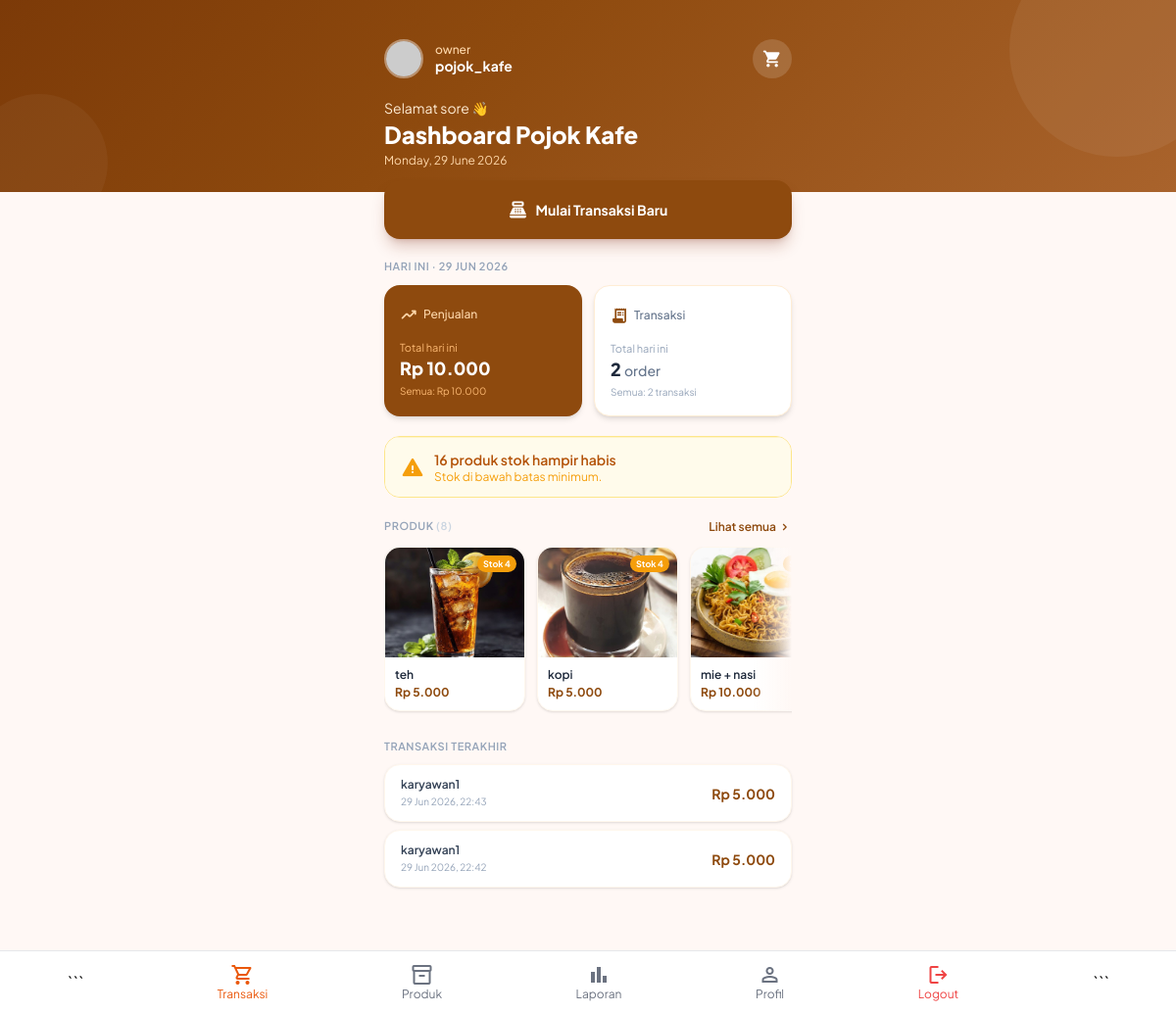
The page /karyawan/dashboard.php (signed in) on the database its author committed.
### tables this page shows
CREATE TABLE `users` (
  `id` int(11) NOT NULL,
  `role_id` int(11) NOT NULL,
  `username` varchar(100) NOT NULL,
  `password` varchar(255) NOT NULL,
  `nama_lengkap` varchar(100) NOT NULL,
  `email` varchar(100) DEFAULT NULL,
  `foto` varchar(255) DEFAULT NULL,
  `status` enum('aktif','nonaktif') DEFAULT 'aktif',
  `created_at` timestamp NOT NULL DEFAULT current_timestamp()
);

CREATE TABLE `roles` (
  `id` int(11) NOT NULL,
  `name` varchar(50) NOT NULL
);

CREATE TABLE `products` (
  `id` int(11) NOT NULL,
  `category_id` int(11) DEFAULT NULL,
  `nama_produk` varchar(100) NOT NULL,
  `harga` decimal(12,2) NOT NULL,
  `stok` int(11) DEFAULT 0,
  `foto` varchar(255) DEFAULT NULL,
  `stok_minimum` int(11) DEFAULT 5,
  `created_at` timestamp NOT NULL DEFAULT current_timestamp()
);

CREATE TABLE `transactions` (
  `id` int(11) NOT NULL,
  `kode_transaksi` varchar(30) DEFAULT NULL,
  `user_id` int(11) NOT NULL,
  `total` decimal(12,2) NOT NULL,
  `uang_diterima` decimal(12,2) DEFAULT 0.00,
  `kembalian` decimal(12,2) DEFAULT 0.00,
  `metode_pembayaran` enum('cash','qris') NOT NULL DEFAULT 'cash',
  `tanggal` datetime DEFAULT current_timestamp()
);

### karyawan/dashboard.php (the view, shortened to what this page needs)
<?php
include "../koneksi.php";
$user_id = $_SESSION['id'] ?? null;
$stmtU = mysqli_prepare($conn, "SELECT u.*, r.name AS role_name FROM users u JOIN roles r ON r.id = u.role_id WHERE u.id = ?");
mysqli_stmt_bind_param($stmtU, "i", $user_id);
mysqli_stmt_execute($stmtU);
$user = mysqli_fetch_assoc(mysqli_stmt_get_result($stmtU));
$fotoUser = (!empty($user['foto']) && file_exists("../uploads/" . $user['foto']))
    ? "../uploads/" . $user['foto']
    : "https://ui-avatars.com/api/?name=" . urlencode($user['nama_lengkap']) . "&background=8e4a0e&color=fff&size=80";
$today = date('Y-m-d');
$q1 = mysqli_query($conn, "SELECT COALESCE(SUM(total),0) AS total FROM transactions WHERE DATE(tanggal) = '$today'");
$penjualanHariIni = (int) mysqli_fetch_assoc($q1)['total'];
$q1b = mysqli_query($conn, "SELECT COALESCE(SUM(total),0) AS total FROM transactions");
$penjualanTotal = (int) mysqli_fetch_assoc($q1b)['total'];
$q2 = mysqli_query($conn, "SELECT COUNT(*) AS total FROM transactions WHERE DATE(tanggal) = '$today'");
$transaksiHariIni = (int) mysqli_fetch_assoc($q2)['total'];
$q2b = mysqli_query($conn, "SELECT COUNT(*) AS total FROM transactions");
$transaksiTotal = (int) mysqli_fetch_assoc($q2b)['total'];
$q3 = mysqli_query($conn, "SELECT COUNT(*) AS total FROM products WHERE stok <= stok_minimum AND stok > 0");
$stokRendah = (int) mysqli_fetch_assoc($q3)['total'];
$q4 = mysqli_query($conn, "SELECT COUNT(*) AS total FROM products WHERE stok = 0");
$stokHabis = (int) mysqli_fetch_assoc($q4)['total'];
$qProduk = mysqli_query($conn, "SELECT * FROM products ORDER BY id DESC LIMIT 8");
$jumlahProduk = mysqli_num_rows($qProduk);
$qTrx = mysqli_query($conn, "
    SELECT t.*, u.nama_lengkap
    FROM transactions t
    JOIN users u ON u.id = t.user_id
    ORDER BY t.tanggal DESC
    LIMIT 5
");
$jam = (int) date('H');
$sapaan = match(true) {
    $jam < 11 => "Selamat pagi",
    $jam < 15 => "Selamat siang",
    $jam < 19 => "Selamat sore",
    default   => "Selamat malam",
};
$namaTampil = $user['nama_lengkap'] ?? 'Kasir';
?>
<!DOCTYPE html>
<html lang="id">
<head>
<script src="https://cdn.tailwindcss.com"></script>
</head>
<body class="pb-28">
<header class="header-bg text-white">
  <div class="relative z-10 max-w-md mx-auto px-4 pt-10 pb-6">
    <div class="flex items-center justify-between mb-5">
      <div class="flex items-center gap-3">
        <img src="<?= htmlspecialchars($fotoUser) ?>"
             class="w-10 h-10 rounded-full object-cover border-2 border-white/40"
             onerror="this.src='https://ui-avatars.com/api/?name=U&background=8e4a0e&color=fff'">
        <div>
          <p class="text-orange-200 text-xs font-medium"><?= htmlspecialchars($user['role_name'] ?? 'Karyawan') ?></p>
          <p class="font-bold text-sm leading-tight"><?= htmlspecialchars($namaTampil) ?></p>
        </div>
      </div>
      <a href="transaksi.php" class="relative w-10 h-10 flex items-center justify-center rounded-full bg-white/15 hover:bg-white/25 transition" aria-label="Keranjang">
        <span class="material-symbols-rounded text-xl">shopping_cart</span>
      </a>
    </div>
    <p class="text-orange-100 text-sm"><?= $sapaan ?> 👋</p>
    <h1 class="text-2xl font-extrabold leading-tight mt-0.5">Dashboard Pojok Kafe</h1>
    <p class="text-orange-200 text-xs mt-1"><?= date('l, d F Y') ?></p>
  </div>
</header>
<main class="max-w-md mx-auto px-4 space-y-5 -mt-3 relative z-10">
  <a href="produk.php"
     class="flex items-center justify-center gap-2 bg-[#8e4a0e] hover:bg-[#7a3e0b] active:scale-[.98] text-white rounded-2xl py-4 font-bold text-sm shadow-lg shadow-orange-900/25 transition-all">
    <span class="material-symbols-rounded text-xl">point_of_sale</span>
    Mulai Transaksi Baru
  </a>
  <div>
    <p class="text-[11px] font-semibold text-slate-400 uppercase tracking-wider mb-2.5">Hari Ini · <?= date('d M Y') ?></p>
    <div class="grid grid-cols-2 gap-3">
      <div class="stat-card bg-[#8e4a0e] text-white rounded-2xl p-4 shadow-md">
        <div class="flex items-center gap-1.5 mb-3">
          <span class="material-symbols-rounded text-orange-200 text-lg">trending_up</span>
          <span class="text-xs font-medium text-orange-200">Penjualan</span>
        </div>
        <p class="text-[11px] text-orange-300 mb-0.5">Total hari ini</p>
        <p class="text-lg font-extrabold leading-tight">Rp <?= number_format($penjualanHariIni, 0, ',', '.') ?></p>
        <p class="text-[10px] text-orange-300 mt-1">Semua: Rp <?= number_format($penjualanTotal, 0, ',', '.') ?></p>
      </div>
      <div class="stat-card bg-white rounded-2xl p-4 shadow-md border border-orange-100">
        <div class="flex items-center gap-1.5 mb-3">
          <span class="material-symbols-rounded text-[#8e4a0e] text-lg">receipt_long</span>
          <span class="text-xs font-medium text-slate-500">Transaksi</span>
        </div>
        <p class="text-[11px] text-slate-400 mb-0.5">Total hari ini</p>
        <p class="text-lg font-extrabold text-slate-800 leading-tight"><?= $transaksiHariIni ?> <span class="text-sm font-medium text-slate-500">order</span></p>
        <p class="text-[10px] text-slate-400 mt-1">Semua: <?= $transaksiTotal ?> transaksi</p>
      </div>
    </div>
  </div>
  <?php if ($stokHabis > 0 || $stokRendah > 0): ?>
  <div class="rounded-2xl overflow-hidden border border-amber-200">
    <?php if ($stokRendah > 0): ?>
    <div class="bg-amber-50 px-4 py-3 flex items-center gap-2.5 border-t border-amber-100">
      <span class="material-symbols-rounded text-amber-500">warning</span>
      <div>
        <p class="text-sm font-semibold text-amber-700"><?= $stokRendah ?> produk stok hampir habis</p>
        <p class="text-xs text-amber-500">Stok di bawah batas minimum.</p>
      </div>
    </div>
    <?php endif; ?>
  </div>
  <?php endif; ?>
  <div>
    <div class="flex items-center justify-between mb-2.5">
      <p class="text-[11px] font-semibold text-slate-400 uppercase tracking-wider">Produk <span class="text-slate-300">(<?= $jumlahProduk ?>)</span></p>
      <a href="produk.php" class="text-xs font-semibold text-[#8e4a0e] flex items-center gap-0.5">
        Lihat semua <span class="material-symbols-rounded text-sm">chevron_right</span>
      </a>
    </div>
    <?php if ($jumlahProduk === 0): ?>
    <div class="bg-white border border-dashed border-orange-200 rounded-2xl py-10 text-center">
      <span class="material-symbols-rounded text-4xl text-orange-200">inventory_2</span>
      <p class="text-sm font-semibold text-slate-600 mt-2">Belum ada produk</p>
      <a href="produk.php" class="inline-block mt-3 px-4 py-2 bg-[#8e4a0e] text-white text-xs font-semibold rounded-xl">+ Tambah Produk</a>
    </div>
    <?php else: ?>
    <div class="relative">
      <div class="flex gap-3 overflow-x-auto hide-sb pb-2">
        <?php while ($p = mysqli_fetch_assoc($qProduk)):
          $img = !empty($p['foto']) ? "../uploads/" . htmlspecialchars($p['foto']) : "https://via.placeholder.com/200";
          $stok = (int) $p['stok'];
          $stokColor = $stok === 0 ? 'bg-red-500' : ($stok <= 5 ? 'bg-amber-500' : 'bg-green-500');
        ?>
        <a href="produk.php"
           class="product-card flex-shrink-0 bg-white rounded-2xl overflow-hidden shadow border border-orange-50 w-36">
          <div class="relative">
            <img src="<?= $img ?>" class="w-full h-28 object-cover bg-orange-50"
                 onerror="this.src='https://via.placeholder.com/200'">
            <span class="absolute top-2 right-2 <?= $stokColor ?> text-white text-[9px] font-bold px-1.5 py-0.5 rounded-full">
              <?= $stok === 0 ? 'Habis' : "Stok $stok" ?>
            </span>
          </div>
          <div class="p-2.5">
            <p class="text-xs font-semibold text-slate-800 truncate"><?= htmlspecialchars($p['nama_produk']) ?></p>
            <p class="text-xs font-bold text-[#8e4a0e] mt-0.5">Rp <?= number_format($p['harga'], 0, ',', '.') ?></p>
          </div>
        </a>
        <?php endwhile; ?>
      </div>
    </div>
    <?php endif; ?>
  </div>
  <div class="pb-2">
    <p class="text-[11px] font-semibold text-slate-400 uppercase tracking-wider mb-2.5">Transaksi Terakhir</p>
    <?php $anyTrx = false; while ($trx = mysqli_fetch_assoc($qTrx)): $anyTrx = true; ?>
    <div class="bg-white rounded-2xl px-4 py-3 mb-2 shadow border border-orange-50 flex items-center justify-between">
      <div>
        <p class="text-xs font-semibold text-slate-700"><?= htmlspecialchars($trx['nama_lengkap']) ?></p>
        <p class="text-[10px] text-slate-400 mt-0.5"><?= date('d M Y, H:i', strtotime($trx['tanggal'])) ?></p>
      </div>
      <p class="text-sm font-bold text-[#8e4a0e]">Rp <?= number_format($trx['total'], 0, ',', '.') ?></p>
    </div>
    <?php endwhile; ?>
  </div>
</main>
<?php include "navbar_karyawan.php"; ?>
</body>
</html>

### karyawan/dashboard.php (style rules this page uses)
* { font-family: 'Plus Jakarta Sans', sans-serif; }
.material-symbols-rounded { font-variation-settings:'FILL' 1,'wght' 500,'GRAD' 0,'opsz' 24; user-select:none; }
body { background:#fff8f5; min-height:100dvh; }
.header-bg { background: linear-gradient(135deg, #7c3a08 0%, #8e4a0e 40%, #a9632c 100%); position: relative; overflow: hidden; }
.header-bg::before { content:''; position:absolute; width:220px; height:220px; background:rgba(255,255,255,0.06); border-radius:50%; top:-60px; right:-50px; }
.header-bg::after { content:''; position:absolute; width:140px; height:140px; background:rgba(255,255,255,0.04); border-radius:50%; bottom:-40px; left:-30px; }
.stat-card { transition: transform .15s ease, box-shadow .15s ease; }
.product-card { transition: transform .15s ease; }
.hide-sb { -ms-overflow-style:none; scrollbar-width:none; }

### rows shown on the page
users: role.name "owner", nama_lengkap "pojok_kafe"
products: foto (picture), stok "4", nama_produk "teh", harga "5.000"
products: foto (picture), stok "4", nama_produk "kopi", harga "5.000"
products: foto (picture), nama_produk "mie + nasi", harga "10.000"
transactions: user.nama_lengkap "karyawan1", tanggal "29 Jun 2026, 22:43", total "5.000"
transactions: user.nama_lengkap "karyawan1", tanggal "29 Jun 2026, 22:42", total "5.000"

### other values the page prints
$sapaan "Selamat sore"
$penjualanHariIni "10.000"
$penjualanTotal "10.000"
$transaksiHariIni "2"
$transaksiTotal "2"
$stokRendah "16"
$jumlahProduk "8"
